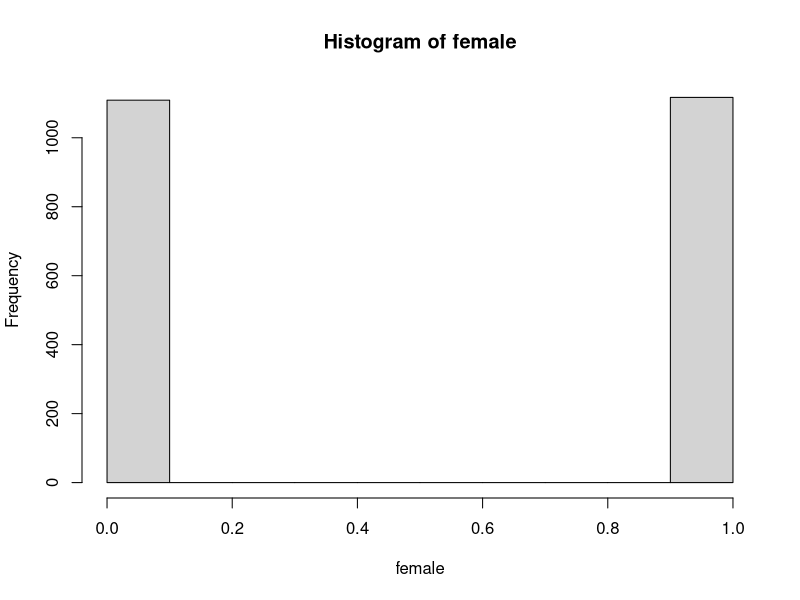
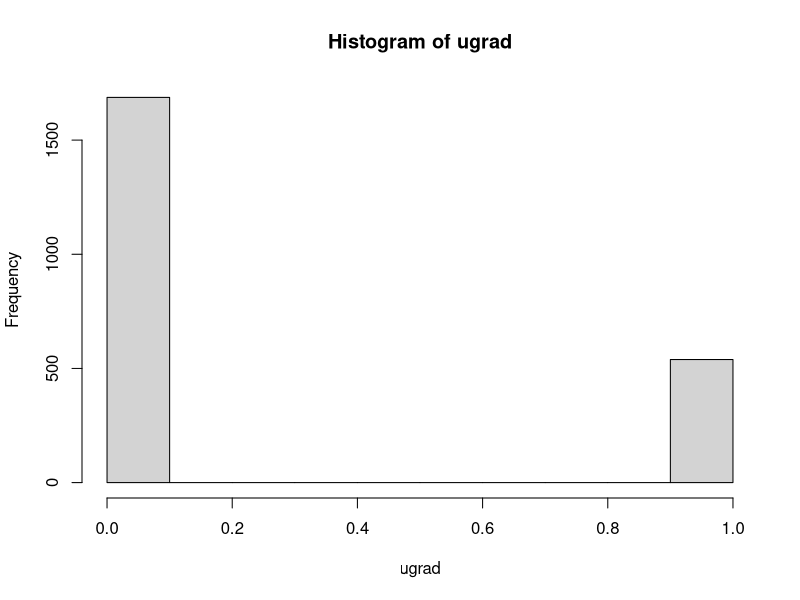
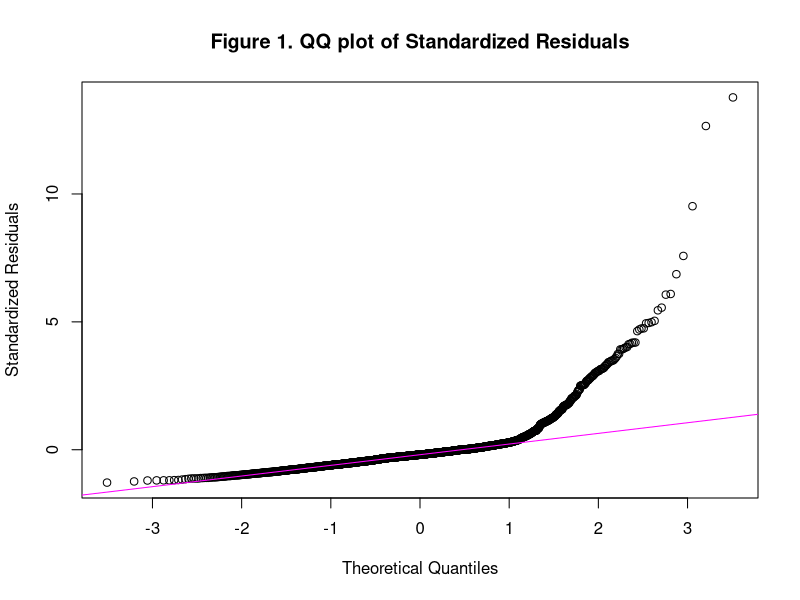
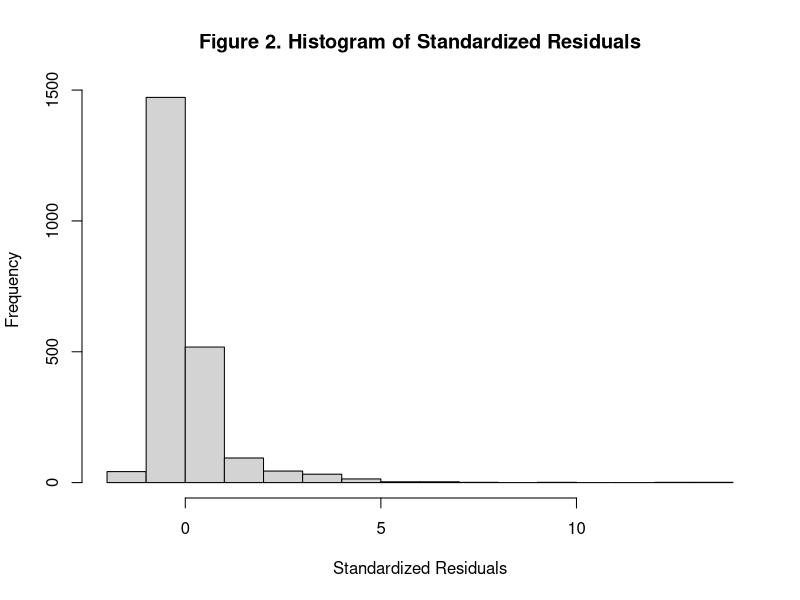
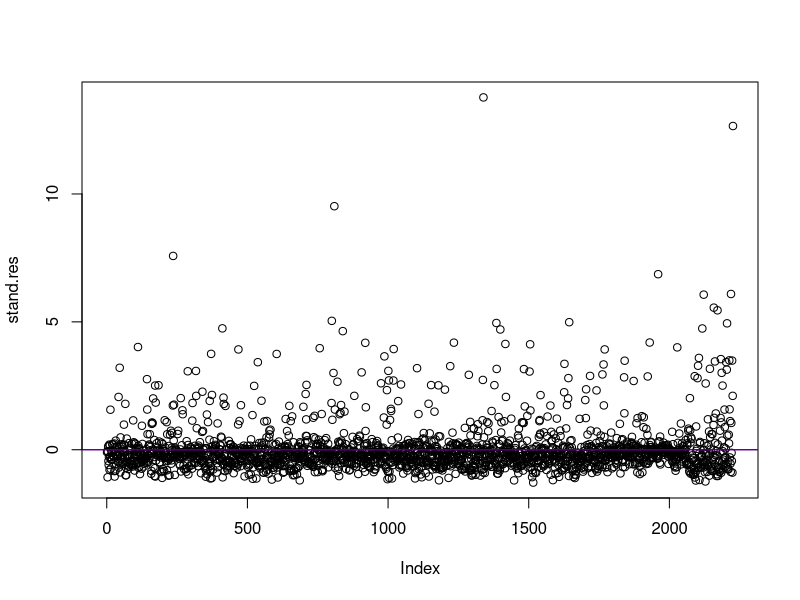
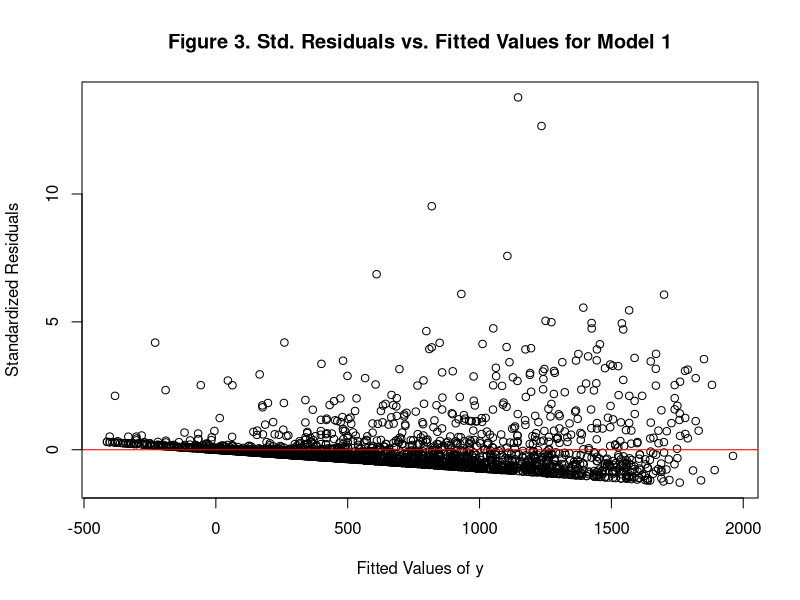
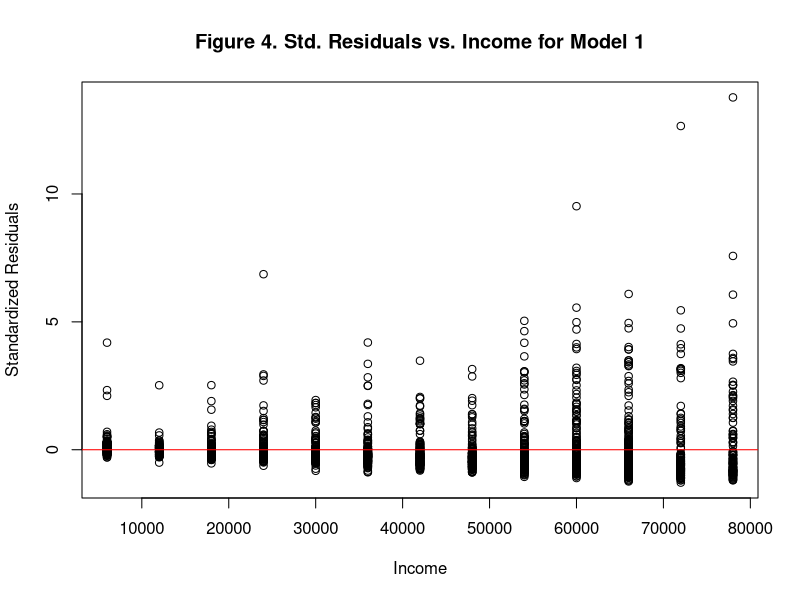
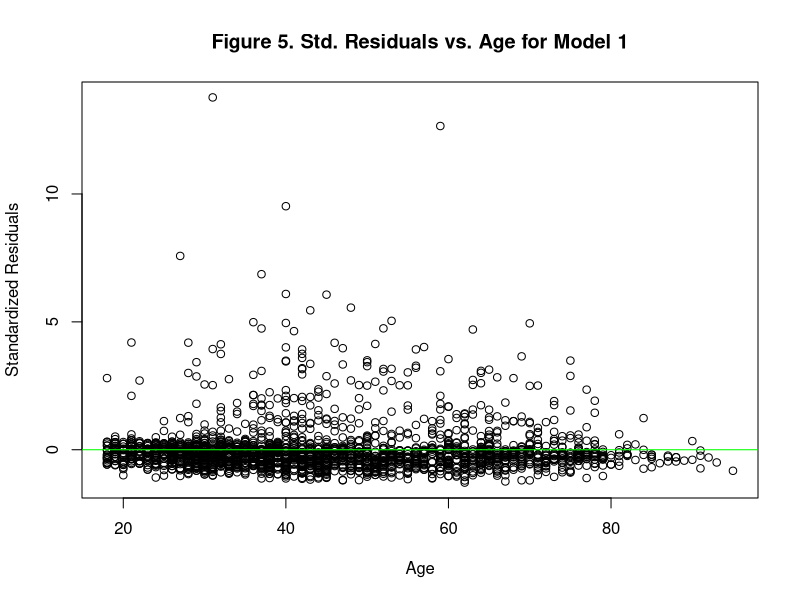

These charts were generated, in order, by the following R code:
## ---- chunk 1
library(MASS)
library(lmtest)
library(zoo)
library(sandwich)
library(readr)
## ---- chunk 2
charity <- read_csv("charity.csv")
attach(charity)

#recoding sex and educ as dummy variables (0 or 1)
#1=female; 0=Male
female <- as.numeric(charity$sex==2)
hist(female)
#1=university grad; 0=less than university
ugrad <- as.numeric(charity$educ==2)
hist(ugrad)
## ---- chunk 3
Model1 <- lm(give~ income + age + female + ugrad, data=charity)
summary(Model1)
## ---- chunk 4
stand.res <- stdres(Model1)  # standardized residuals
qqnorm((stand.res),
       ylab="Standardized Residuals",
       xlab="Theoretical Quantiles",
       main="Figure 1. QQ plot of Standardized Residuals")

qqline((stand.res), col="magenta")
## ---- chunk 5
hist(stand.res, xlab="Standardized Residuals", 
     ylab="Frequency",
     main="Figure 2. Histogram of Standardized Residuals")
## ---- chunk 6
mean(stand.res)
## ---- chunk 7
plot(stand.res)
abline(h=mean(stand.res), col="red")  
abline(h=0, col="blue")  
## ---- chunk 8
plot(fitted(Model1), stand.res,
     xlab="Fitted Values of y",
     ylab="Standardized Residuals",
     main="Figure 3. Std. Residuals vs. Fitted Values for Model 1")
abline(h=0, col="red")
## ---- chunk 9
bptest(Model1)
## ---- chunk 10
plot(income, stand.res,
     xlab="Income",
     ylab="Standardized Residuals",
     main="Figure 4. Std. Residuals vs. Income for Model 1")
abline(h=0, col="red")
## ---- chunk 11
plot(charity$age, stand.res,
     xlab="Age",
     ylab="Standardized Residuals",
     main="Figure 5. Std. Residuals vs. Age for Model 1")
abline(h=0, col="green")
## ---- chunk 12
plot(female, stand.res,
     xlab="Female",
     ylab="Standardized Residuals",
     main="Figure 6. Std. Residuals vs. Female for Model 1")
abline(h=0, col="blue")
## ---- chunk 13
plot(ugrad, stand.res,
     xlab="University Grad",
     ylab="Standardized Residuals",
     main="Figure 7. Std. Residuals vs. UGrad for Model 1")
abline(h=0, col="pink")
## ---- chunk 14
par(mfrow=c(1,2)) 
hist(give)  
hist(log(give))	
## ---- chunk 15
Model2<-lm(log(give+1)~income + age+ female + ugrad, data=charity)
stand.res2<-stdres(Model2)
#QQ plots
qqnorm((stand.res),
       ylab="Standardized Residuals",
       xlab="Theoretical Quantiles",
       main="QQ plot without Transformation")
qqnorm((stand.res2),
       ylab="Standardized Residuals",
       xlab="Theoretical Quantiles",
       main="QQ plot with Transformation")
## ---- chunk 16
plot(fitted(Model1), stand.res, main="Std. Resids by Fitted(Give)")
plot(fitted(Model2), stand.res2, main="Std. Resids by Fitted(Log Give)")
## ---- chunk 17
w <- (1/(charity$income))
Model3 <- lm(give~ income + age+ female + ugrad, data=charity, weights = w)
stand.res3<-stdres(Model3)
plot(fitted(Model3), stand.res3, main="Std. Resids by Fitted y with WLS")	
## ---- chunk 18
qqnorm((stand.res3),
       ylab="Standardized Residuals",
       xlab="Theoretical Quantiles",
       main="QQ plot with WLS")
